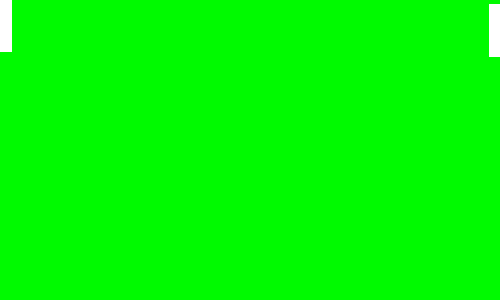
Frame 1 (no input)
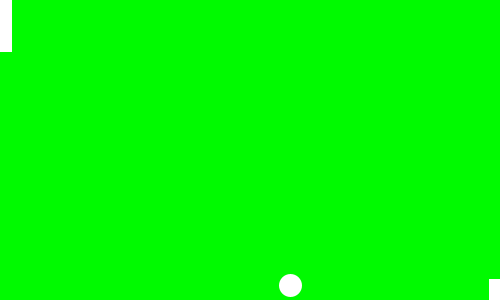
Frame 60 (the mouse pressed at the canvas centre just before this capture)
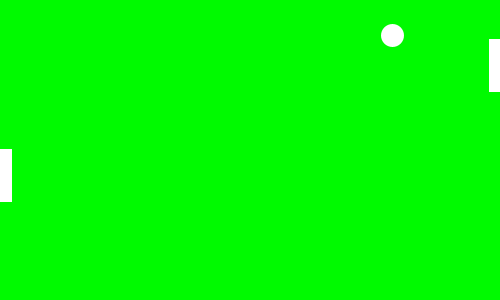
Frame 120 (the mouse held since frame 60 and released just before this capture)

The Processing sketch that drew these frames (run headless with seeded random() and noise(); from frame 60 on, the mouse is pressed at the canvas centre):

// Processing sketch: processing_175641
// ── processing_175641.pde

float x = 0;
float y = 0;
float vx = 4;
float vy = 5;
float s=20; //has the scoreboard
 
//Setup
 void setup()
{
  size(500, 300);
  smooth();
  frameRate(40);
}
//Draw
 void draw()
{
 background (0, 250, 0);
   pushMatrix();
  {
    //the ball
    strokeWeight(3);
    stroke(255);
    ellipse (x, y, s, s);
  //the conditional to bounce
    x = x+vx;
 if (x>=width-s/2-10)//half the diameter of the ball and paddle width is subtracted to bounce on it
    {
      vx = -4;
    }
 y = y+vy;
 if (y>=height-s/2)
    {
      vy = -5;
    }
    if (y<=s/2)
    {
      vy=5;
    }   
  if (x-s/2 == 10 && y >= mouseY && y<= mouseY+50) //to bounce palette Y anywhere between 10 and 50 , but with X = 10 ( width of the blade )
    {
      vx = 5;
    }
    if (x<0)
    {
    }
    popMatrix();
       }
  pushMatrix(); //scroll the ball to play
    {
    rect(0, mouseY, 10, 50);
    rect(width-10, y, 10, 50);
    popMatrix();
    }  
}

 
   
